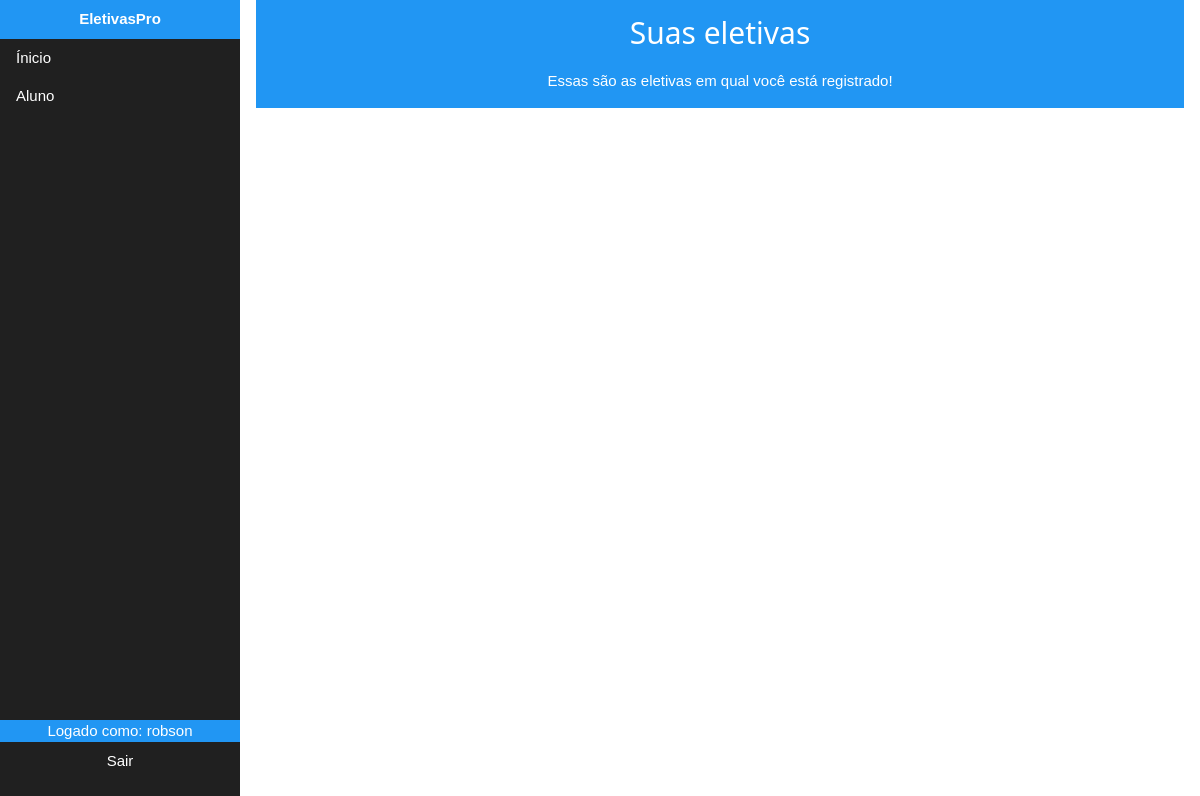
The app's page /aluno/eletivas/registros/ (signed in), older data.
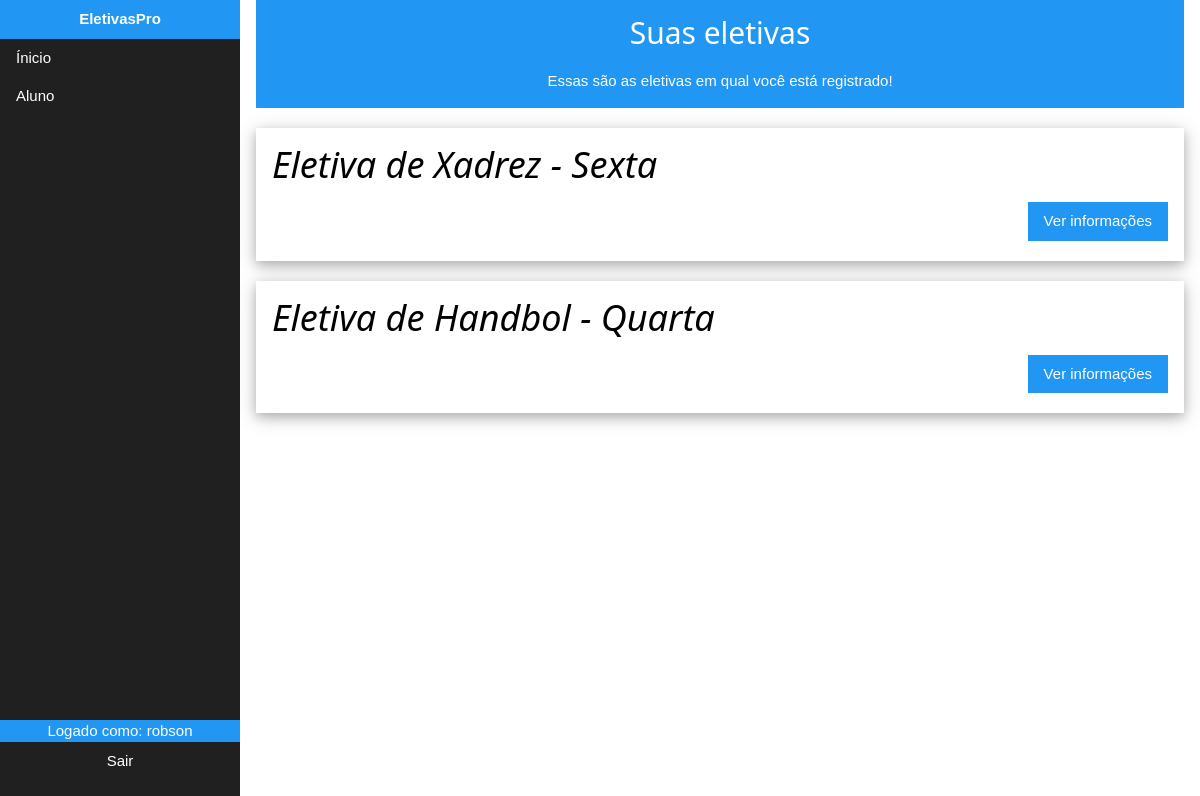
The same page, newer data.
### aluno/models.py (models this page shows, shortened)
class RegistroEletiva(models.Model):
    escolhas =(
        ('Sim' , 1),
        ('Não' , 0),
    )
    eletiva = models.ForeignKey(Eletiva,on_delete=models.CASCADE)
    aluno = models.ForeignKey(Aluno,on_delete=models.CASCADE)
    data = models.DateTimeField("Data de criação", default=datetime.now())
    ativo = models.IntegerField("A eletiva está ativada", choices=escolhas, default=1)

### professor/models.py (models this page shows, shortened)
class Eletiva(models.Model):
    dias = (
        ('1','Segunda'),
        ('2','Terça'),
        ('3','Quarta'),
        ('4','Quinta'),
        ('5','Sexta'),
    )
    periodos = (
        ('1', 'Manhã'),
        ('2','Tarde'),
    )
    ativo = (
        (1,'Ativo'),
        (2,'Não Ativo'),
    )
    professor = models.ForeignKey(Professor,on_delete=models.CASCADE)
    nome = models.CharField("Nome",max_length=50)
    vagas = models.IntegerField("Número disponível de vagas",default=32)
    vagas_usadas = models.IntegerField("Vagas_preenchidas (deixe zero!)", default=0)
    dia = models.CharField("Dia da eletiva",max_length=1,choices=dias,default='1')
    periodo = models.CharField("Período da eletiva",max_length=1,choices=periodos,default='1')
    desc = models.TextField("Descrição da eletiva")
    ativa = models.IntegerField("Ativado",choices=ativo,default=1)

### aluno/auth_aluno.py (the view)
    def checar_logado(request, **kwargs):
        try:
            if request.session['aluno_logado'] == True:
                return view(request,**kwargs)
            else:
                return redir_entrar(request,**kwargs)
        except KeyError:
            return redir_entrar(request,**kwargs)

### aluno/auth_aluno.py (called while the page is built)
def require_aluno_logged(view):
    def redir_entrar(request, **kwargs):
        return redirect(reverse("aluno:entrar"))
    def checar_logado(request, **kwargs):
        try:
            if request.session['aluno_logado'] == True:
                return view(request,**kwargs)
            else:
                return redir_entrar(request,**kwargs)
        except KeyError:
            return redir_entrar(request,**kwargs)
    return checar_logado

### aluno/views.py (called while the page is built)
@require_aluno_logged
def registros(request):
    context = {
        'aluno' : Aluno.objects.get(pk=request.session['aluno_id']),
        'eletivas' : RegistroEletiva.objects.filter(aluno__pk = request.session['aluno_id']),
    }
    return render(request,'eletivas/aluno/registros.html',context)

### aluno/templates/eletivas/aluno/registros.html (shortened to what this page needs)
{%include 'base/navbar_aluno.html'%}
<html>
<head>
</head>
<body>
    <div class="w3-container" style="margin-left:20%;">
        <div class="w3-container w3-blue w3-center">
            <h2>Suas eletivas</h2>
            <p>Essas são as eletivas em qual você está registrado!</p>
        </div>
        {%for eletiva in eletivas%}
        <div class="w3-card-4 w3-container w3-white" style="margin-bottom: 20px;margin-top:20px;">
            <header>
                <h1><i>{{eletiva.eletiva.nome}} - {{eletiva.eletiva.get_dia_display}}</i></h1>
            </header>
            <div>
                <a class="w3-btn w3-blue w3-right" style="margin-bottom:20px;" href="{%url 'aluno:registro' id=eletiva.pk%}">Ver informações</a>
            </div>
            </div>
        {%endfor%}
    </div>
</body>
</html>

Row changes from the older to the newer data that the page shows:
added RegistroEletiva: eletiva.nome "Eletiva de Xadrez", eletiva.dia "Sexta"
added RegistroEletiva: eletiva.nome "Eletiva de Handbol", eletiva.dia "Quarta"
